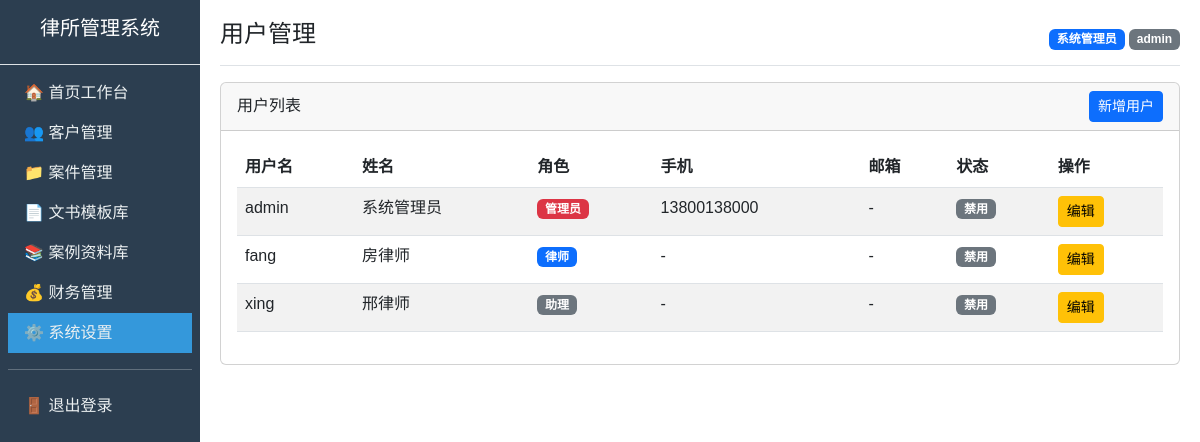
The page /system/user (signed in) on the database its author committed.
### models.py (models this page shows)
class SysUser(db.Model):
    __tablename__ = "sys_user"
    id = db.Column(db.Integer, primary_key=True, autoincrement=True)
    username = db.Column(db.String(32), nullable=False, unique=True)
    password = db.Column(db.String(64), nullable=False)
    real_name = db.Column(db.String(32), nullable=False)
    role = db.Column(db.String(16), nullable=False)  # admin/lawyer/assistant
    phone = db.Column(db.String(16))
    status = db.Column(db.Integer, default=1)  # 1启用 0禁用
    create_time = db.Column(db.DateTime, default=datetime.now)

### app.py (the view)
@app.route('/system/user')
def system_user():
    if session.get('role') != 'admin':
        flash('无权限访问')
        return redirect(url_for('index'))
    users = SysUser.query.all()
    return render_template('system/user.html', users=users)

### app.py (called while the page is built)
@app.before_request
def login_required():
    allowed_paths = ['/login', '/static/']
    if request.path in allowed_paths or request.path.startswith('/static'):
        return None
    if 'user_id' not in session:
        return redirect(url_for('login'))
    return None

### templates/system/user.html (shortened to what this page needs)
{% extends "base.html" %}
{% block page_title %}用户管理{% endblock %}
{% block content %}
<div class="card">
    <div class="card-header d-flex justify-content-between align-items-center">
        <span>用户列表</span>
        <a href="/system/user/add" class="btn btn-primary btn-sm">新增用户</a>
    </div>
    <div class="card-body">
        <table class="table table-striped">
            <thead>
                <tr>
                    <th>用户名</th>
                    <th>姓名</th>
                    <th>角色</th>
                    <th>手机</th>
                    <th>邮箱</th>
                    <th>状态</th>
                    <th>操作</th>
                </tr>
            </thead>
            <tbody>
                {% for user in users %}
                <tr>
                    <td>{{ user.username }}</td>
                    <td>{{ user.real_name }}</td>
                    <td>
                        {% if user.role == 'admin' %}
                        <span class="badge bg-danger">管理员</span>
                        {% elif user.role == 'lawyer' %}
                        <span class="badge bg-primary">律师</span>
                        {% else %}
                        <span class="badge bg-secondary">助理</span>
                        {% endif %}
                    </td>
                    <td>{{ user.phone or '-' }}</td>
                    <td>{{ user.email or '-' }}</td>
                    <td>
                        {% if user.status == 'active' %}
                        <span class="badge bg-success">启用</span>
                        {% else %}
                        <span class="badge bg-secondary">禁用</span>
                        {% endif %}
                    </td>
                    <td>
                        <a href="/system/user_edit/{{ user.id }}" class="btn btn-sm btn-warning">编辑</a>
                    </td>
                </tr>
                {% else %}
                <tr>
                    <td colspan="7" class="text-center text-muted">暂无用户</td>
                </tr>
                {% endfor %}
            </tbody>
        </table>
    </div>
</div>
{% endblock %}

### templates/base.html (shortened to what this page needs)
<!DOCTYPE html>
<html lang="zh-CN">
<head>
    <link href="https://cdn.jsdelivr.net/npm/bootstrap@5.3.0/dist/css/bootstrap.min.css" rel="stylesheet">
    <link href="https://cdn.jsdelivr.net/npm/layui@2.9.8/dist/layui.css" rel="stylesheet">
</head>
<body>
    {% if session.user_id %}
    <div class="container-fluid">
        <div class="row">
            <div class="col-md-2 sidebar p-0">
                <div class="p-3 text-white text-center border-bottom">
                    <h5>律所管理系统</h5>
                </div>
                <nav class="nav flex-column p-2">
                    <a class="nav-link {% if request.path == '/index' or request.path == '/' %}active{% endif %}" href="/index">🏠 首页工作台</a>
                    <a class="nav-link {% if '/client' in request.path %}active{% endif %}" href="/client/list">👥 客户管理</a>
                    <a class="nav-link {% if '/case' in request.path and '/case_library' not in request.path %}active{% endif %}" href="/case/list">📁 案件管理</a>
                    <a class="nav-link {% if '/document' in request.path %}active{% endif %}" href="/document/list">📄 文书模板库</a>
                    <a class="nav-link {% if '/case_library' in request.path %}active{% endif %}" href="/case_library/list">📚 案例资料库</a>
                    <a class="nav-link {% if '/finance' in request.path %}active{% endif %}" href="/finance/income">💰 财务管理</a>
                    {% if session.role == 'admin' %}
                    <a class="nav-link {% if '/system' in request.path %}active{% endif %}" href="/system/user">⚙️ 系统设置</a>
                    {% endif %}
                    <hr class="text-white">
                    <a class="nav-link" href="/logout">🚪 退出登录</a>
                </nav>
            </div>
            <div class="col-md-10 main-content">
                <div class="d-flex justify-content-between align-items-center mb-3 border-bottom pb-2">
                    <h4>{% block page_title %}首页工作台{% endblock %}</h4>
                    <div>
                        <span class="badge bg-primary">{{ session.real_name }}</span>
                        <span class="badge bg-secondary">{{ session.role }}</span>
                    </div>
                </div>
                {% block content %}{% endblock %}
            </div>
        </div>
    </div>
    {% else %}
    {% block login_content %}{% endblock %}
    {% endif %}
</body>
</html>

### templates/base.html (style rules this page uses)
body { font-family: "Microsoft YaHei", sans-serif; }
.sidebar { min-height: 100vh; background: #2c3e50; }
.sidebar .nav-link { color: #ecf0f1; }
.sidebar .nav-link.active { background: #3498db; }
.main-content { padding: 20px; }

### rows shown on the page
SysUser: real_name "系统管理员", username "admin", role "管理员", phone "13800138000", email "-", status "禁用"
SysUser: username "fang", real_name "房律师", role "律师", phone "-", email "-", status "禁用"
SysUser: username "xing", real_name "邢律师", role "助理", phone "-", email "-", status "禁用"

### other values the page prints
{{ session.role }} "admin"
